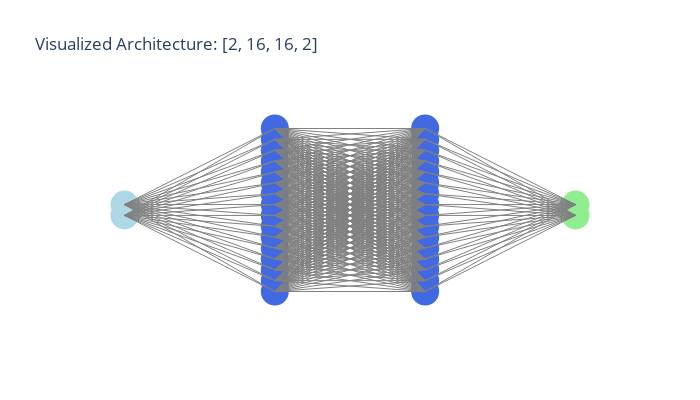

The code cell stored with this chart in its notebook:
### Code cell
plot_mlp_from_model(model, input_dim=2)
